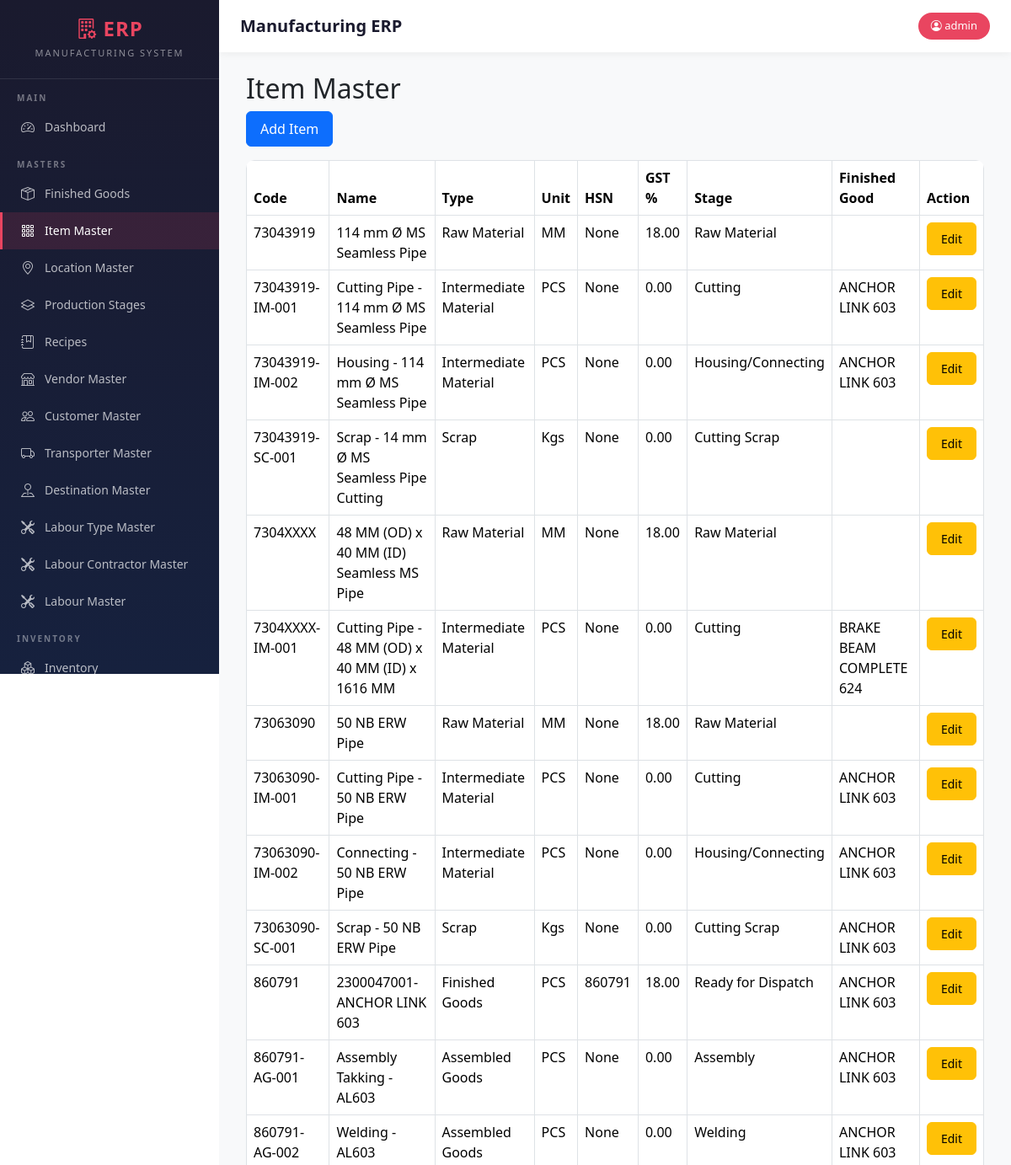
The page /items (signed in, upper part) on the database as committed earlier.
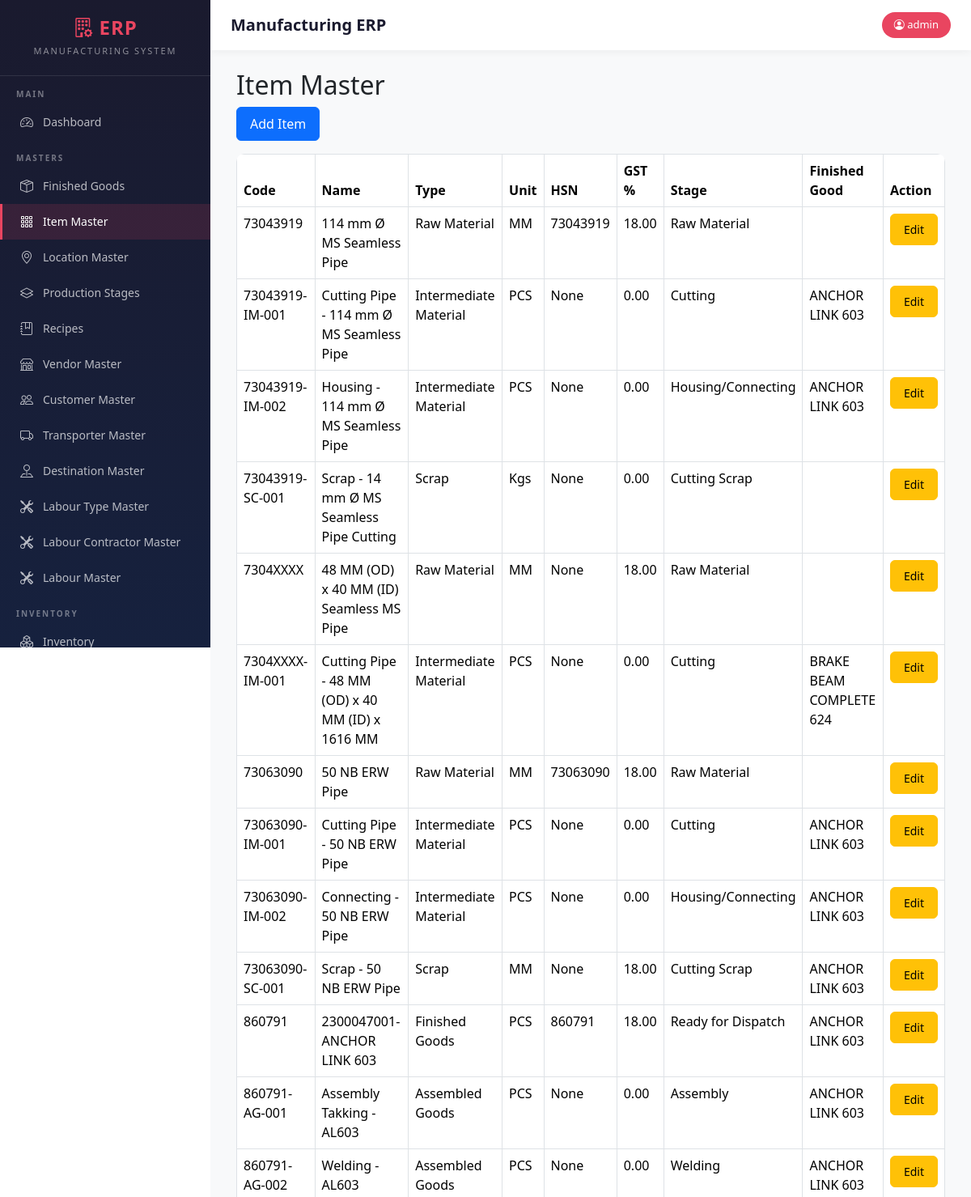
The same page on the database as committed later.
### models.py (models this page shows)
class ItemMaster(db.Model):
    __tablename__ = "item_master"
    id = db.Column(db.Integer, primary_key=True)
    item_code = db.Column(
        db.String(50),
        unique=True,
        nullable=False
    )
    item_name = db.Column(
        db.String(255),
        nullable=False
    )
    item_type = db.Column(
        db.String(50),
        nullable=False
    )
    production_stage = db.Column(
    db.String(100)
    )
    production_stage_id = db.Column(
    db.Integer,
    db.ForeignKey(
        "production_stage_master.id"
    ),
    nullable=True
    )
    production_stage_rel = db.relationship(
    "ProductionStageMaster"
    )
    unit = db.Column(
        db.String(20),
        nullable=False
    )
    finished_good_id = db.Column(
    db.Integer,
    db.ForeignKey("finished_goods.id"),
    nullable=True
    )
    hsn_code = db.Column(
    db.String(20)
    )
    gst_rate = db.Column(
    db.Float,
    default=18
    )
    active = db.Column(
        db.Boolean,
        default=True
    )

class ProductionStageMaster(db.Model):
    __tablename__ = "production_stage_master"
    id = db.Column(
        db.Integer,
        primary_key=True
    )
    stage_no = db.Column(
        db.Integer,
        nullable=False
    )
    stage_name = db.Column(
        db.String(100),
        nullable=False
    )
    active = db.Column(
        db.Boolean,
        default=True
    )

class FinishedGood(db.Model):
    __tablename__ = "finished_goods"
    id = db.Column(db.Integer, primary_key=True)
    fg_code = db.Column(
        db.String(50),
        unique=True,
        nullable=False
    )
    fg_name = db.Column(
        db.String(200),
        nullable=False
    )
    pl_number = db.Column(
        db.String(100),
        nullable=True
    )
    uvam_reference = db.Column(
        db.String(500),
        nullable=True
    )
    items = db.relationship(
    "ItemMaster",
    backref="finished_good",
    lazy=True
    )
    active = db.Column(
        db.Boolean,
        default=True
    )

### blueprints/masters/routes.py (the view)
@masters_bp.route("/items")
@login_required
def items():
    item_list = ItemMaster.query.order_by(
        ItemMaster.item_code
        ).all()
    return render_template(
        "items.html",
        item_list=item_list
    )

### app.py (called while the page is built)
@login_manager.user_loader
def load_user(user_id):
    return User.query.get(int(user_id))

### templates/items.html
{% extends "base.html" %}
{% block content %}
<div class="container mt-4">
    <h2>Item Master</h2>
    <a href="/items/add"
       class="btn btn-primary mb-3">
        Add Item
    </a>
    <table class="table table-bordered">
        <thead>
            <tr>
                <th>Code</th>
                <th>Name</th>
                <th>Type</th>
                <th>Unit</th>
                <th>
                    HSN
                </th>
                <th>
                    GST %
                </th>
                <th>Stage</th>
                <th>Finished Good</th>
                <th>Action</th>
            </tr>
        </thead>
        <tbody>
            {% for item in item_list %}
            <tr>
                <td>{{ item.item_code }}</td>
                <td>{{ item.item_name }}</td>
                <td>{{ item.item_type }}</td>
                <td>{{ item.unit }}</td>
                <td>
                    {{ item.hsn_code }}
                </td>
                <td>
                    {{ "%.2f"|format(item.gst_rate or 0) }}
                </td>
                <td>
                    {% if item.production_stage_rel %}
                    {{ item.production_stage_rel.stage_name }}
                    {% endif %}
                </td>
                <td>
                    {{ item.finished_good.fg_name if item.finished_good else '' }}
                </td>
                <td>
                    <a href="/items/edit/{{ item.id }}"
                       class="btn btn-sm btn-warning">
                        Edit
                    </a>
                </td>
            </tr>
            {% endfor %}
        </tbody>
    </table>
</div>
{% endblock %}

Rows that differ between the two databases and show on the page:
changed ItemMaster "114 mm Ø MS Seamless Pipe": hsn_code "None" → "73043919"
changed ItemMaster "50 NB ERW Pipe": hsn_code "None" → "73063090"
changed ItemMaster "73063090-SC-001": unit "Kgs" → "MM"; gst_rate "0.00" → "18.00"
